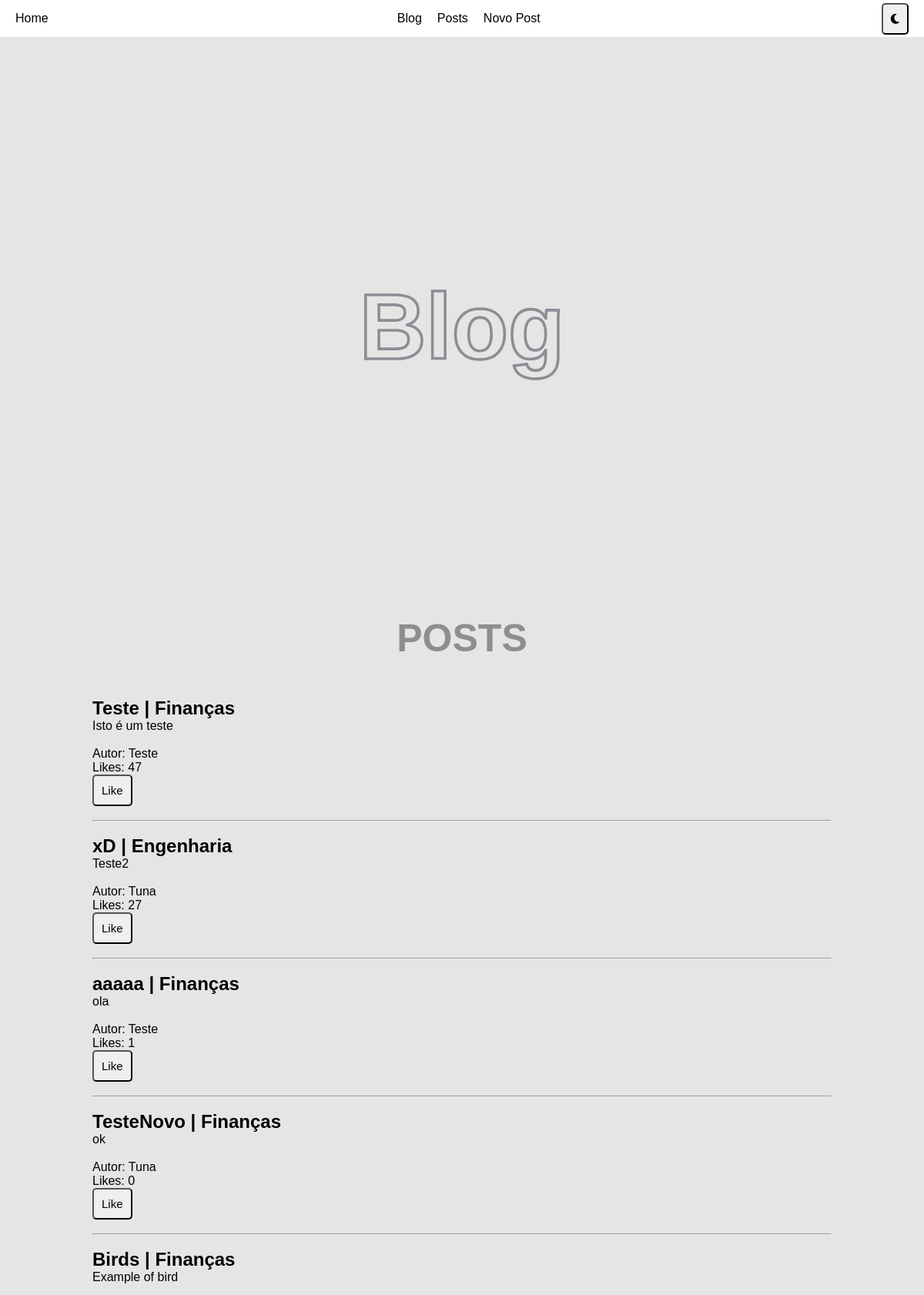
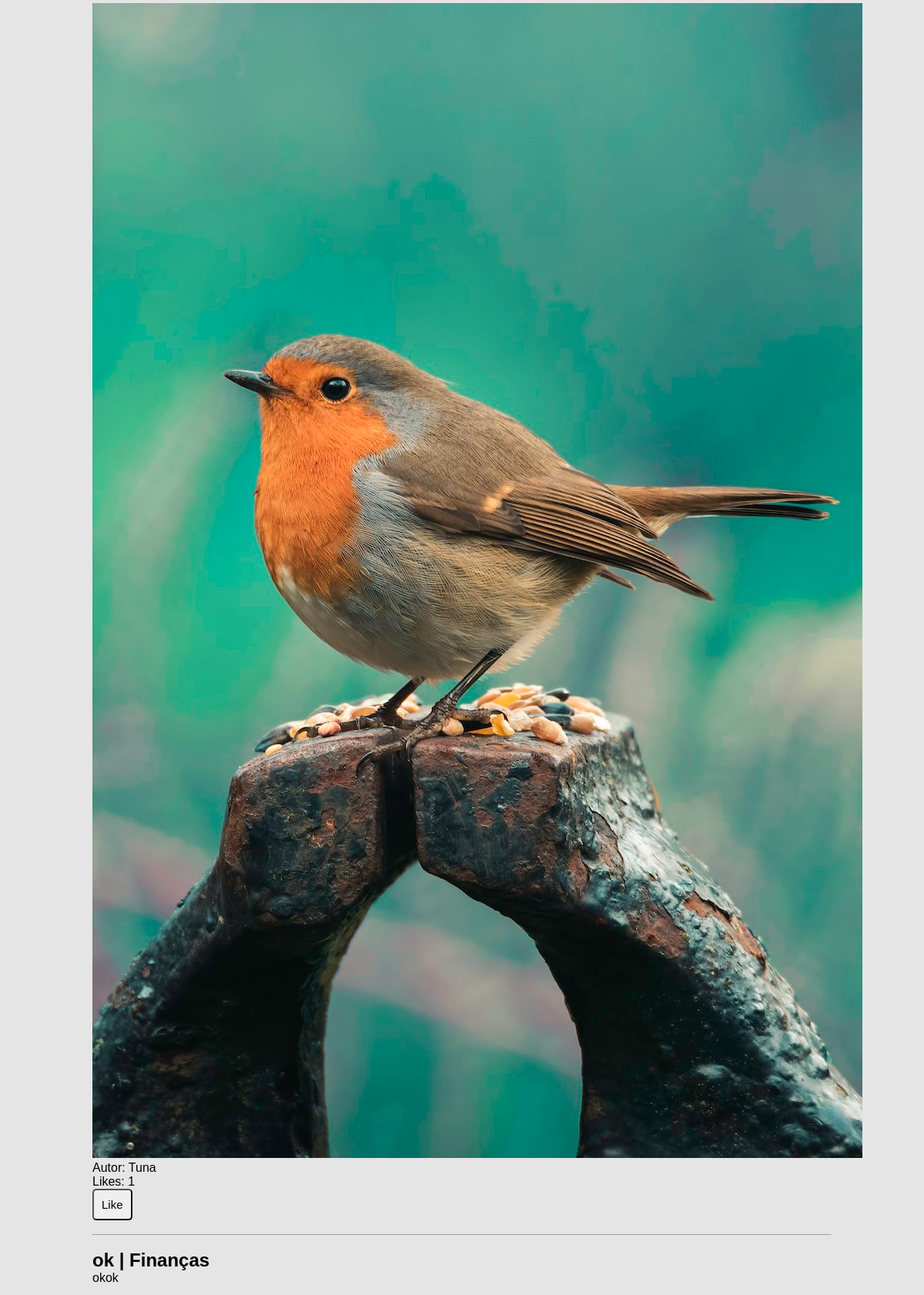
Screenshot of /blog/ (upper part) with the database file from the repository (2 pictures, top to bottom).
### blog/models.py (models this page shows, shortened)
class Post(models.Model):
    autores = models.ManyToManyField(Autor)
    areas = models.ManyToManyField(Area)
    titulo = models.CharField(max_length=100)
    texto = models.TextField()
    imagem = models.ImageField(upload_to='blog/', blank=True, null=True)
    link = models.URLField(blank=True, null=True)
    likes = models.PositiveIntegerField(default=0)

class Area(models.Model):
    nome = models.CharField(max_length=100)
    def __str__(self):
        return self.nome

class Autor(models.Model):
    nome = models.CharField(max_length=100)
    def __str__(self):
        return self.nome

### blog/views.py (the view)
# urls.py: path('blog/', views.blog_posts, name='blog_posts'),
def blog_posts(request):
    posts = Post.objects.all()
    form = PostForm()
    account = Account.objects.first()
    if request.method == 'POST':
        form = PostForm(request.POST, request.FILES)
        if form.is_valid():
            form.save()
            return redirect('blog_posts')
    context = {'posts': posts, 'form': form, 'account': account}
    return render(request, 'blog.html', context)

### blog/templates/blog.html (shortened to what this page needs)
{% load static %}
<!DOCTYPE html>
<html>
<head>
    <link rel="stylesheet" type="text/css" href="{% static 'css/style.css' %}">
    <link rel="stylesheet" href="https://cdnjs.cloudflare.com/ajax/libs/font-awesome/6.3.0/css/all.min.css"/>
</head>
<body>
    <nav>
        <div class="item-left">
            <a href="../">Home</a>
        </div>
        <div class="item-center">
            <a href="">Blog</a>
            <a href="#posts">Posts</a>
            <a href="#novo-post">Novo Post</a>
        </div>
        <div class="item-right">
            <button id="theme-toggle"><i class="fas fa-moon"></i></button>
        </div>
    </nav>
    <main>
        <div class="cover-page">
            <div class="title">
                <h1>Blog</h1>
            </div>
        </div>
        <div class="sections-page">
            <section id="posts">
                <div class="section-title">
                    <h2>Posts</h2>
                </div>
                <div class="box-content">
                    <ul>
                        {% for post in posts %}
                            <br>
                            <h2>
                                {{ post.titulo }} |
                                {% for area in post.areas.all %}
                                    {{ area.nome }}
                                {% endfor %}
                            </h2>
                            <p>{{ post.texto }}</p>
                            <br>
                            {% if post.imagem %}
                                <img src="{{ post.imagem.url }}" alt="Imagem do post">
                            {% endif %}
                            {% for autor in post.autores.all %}
                                <p>Autor: {{ autor.nome }}</p>
                            {% endfor %}
                            <p>Likes: {{ post.likes }}</p>
                            <form action="{% url 'like_post' post.id %}" method="post">
                                <button type="submit">Like</button>
                            </form>
                            <br>
                            <hr>
                        {% endfor %}
                    </ul>
                </div>
            </section>
        </div>
    </main>
</body>
</html>

### blog/static/css/style.css (style rules this page uses)
* { font-family: 'Poppins', sans-serif; box-sizing: border-box; margin: 0; padding: 0; }
body { display: flex; flex-direction: column; min-height: 100vh; background-color: #e5e5e5; }
nav { position: fixed; top: 0; width: 100%; height: 6vh; display: flex; justify-content: space-between; background-color: white; align-items: center; z-index: 1; }
nav a { color: black; padding: 10px; text-decoration: none; transition: all 0.2s ease; }
.item-left { display: flex; margin-right: 15px; margin-left: 10px; }
.item-center { text-align: center; }
.item-right { display: flex; margin-right: 10px; margin-left: 15px }
@media only screen and (min-width: 800px) { .item-center { display: flex; } }
main { margin-top: 6vh; min-height: 94vh; }
main .cover-page { height: 94vh; }
main .title { display: flex; justify-content: center; align-items: center; height: 94vh; opacity: 1; }
main .title h1 { font-size: 10vw; color: transparent; -webkit-text-stroke: 0.3vw #8b8e94; }
section { display: flex; flex-direction: column; justify-content: center; align-items: center; }
section .section-title h2 { color: rgb(142, 142, 142); font-size: 50px; text-transform: uppercase; }
.box-content { display: block; margin: 30px auto; width: 80%; }
button { cursor: pointer; }
input, button { font-size: 15px; padding: 10px; margin-right: 10px; border-radius: 5px; }

### rows the page displays
Post: titulo "Teste", texto "Isto é um teste", likes "47"
Area: nome "Finanças"
Autor: nome "Teste"
Post: titulo "xD", texto "Teste2", likes "27"
Area: nome "Engenharia"
Autor: nome "Tuna"
Post: titulo "aaaaa", texto "ola", likes "1"
Post: titulo "TesteNovo", texto "ok", likes "0"
Post: titulo "Birds", texto "Example of bird", imagem (picture), likes "1"
Post: titulo "ok", texto "okok"
